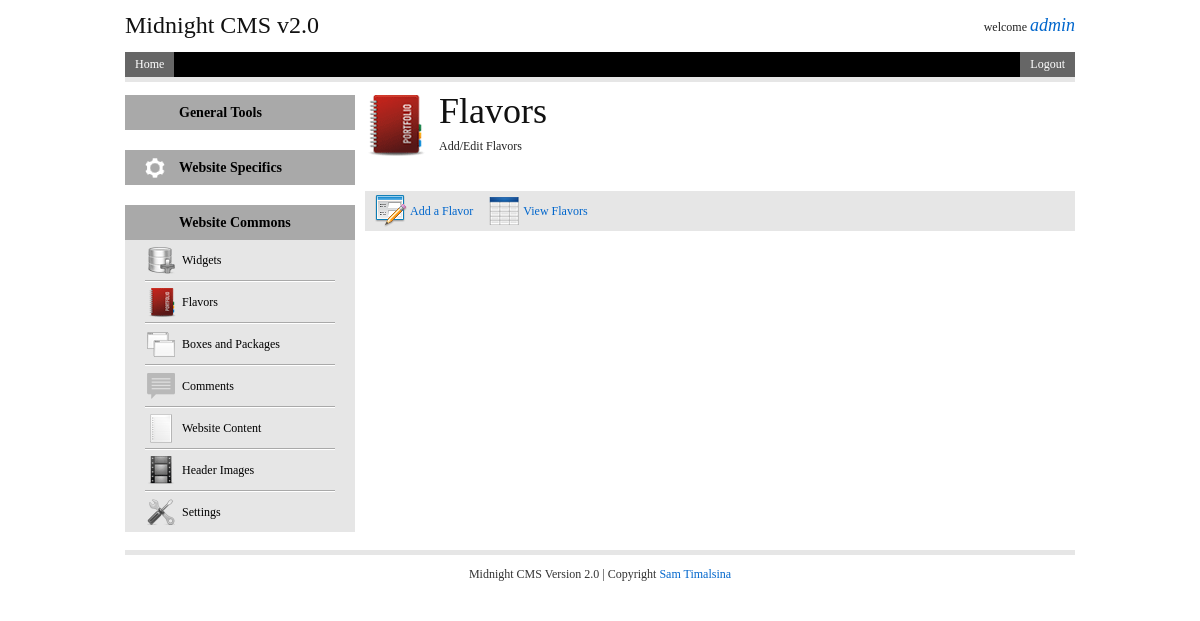
Screenshot of /admin/widget.php?widget=Flavors (signed in) with the database file from the repository.
### tables this page shows
CREATE TABLE IF NOT EXISTS `widgets` (
  `id` int(11) NOT NULL AUTO_INCREMENT,
  `name` varchar(50) NOT NULL,
  `description` varchar(256) NOT NULL,
  `logo` varchar(256) NOT NULL,
  `type` enum('common','specific','tools') NOT NULL,
  `system` enum('default','installed') NOT NULL,
  PRIMARY KEY (`id`)
);

CREATE TABLE IF NOT EXISTS `forms` (
  `id` int(11) NOT NULL AUTO_INCREMENT,
  `widget_id` int(11) NOT NULL,
  `title` varchar(50) NOT NULL,
  `instruction` varchar(256) NOT NULL,
  `form_name` varchar(50) NOT NULL,
  `steps` int(11) NOT NULL,
  `submit_type` enum('add','edit') NOT NULL,
  `submit_value` varchar(50) NOT NULL,
  `success_message` varchar(255) DEFAULT NULL,
  `visible` enum('yes','no') NOT NULL,
  PRIMARY KEY (`id`),
  KEY `widget_id` (`widget_id`)
);

CREATE TABLE IF NOT EXISTS `tables` (
  `id` int(11) NOT NULL AUTO_INCREMENT,
  `widget_id` int(11) NOT NULL,
  `title` varchar(50) NOT NULL,
  `description` varchar(256) NOT NULL,
  `table_name` varchar(50) NOT NULL,
  `delete_yn` enum('yes','no') NOT NULL,
  `edit_yn` enum('yes','no') NOT NULL,
  `edit_function_id` int(11) NOT NULL,
  `visible` enum('yes','no') DEFAULT NULL,
  `need_search` enum('yes','no') DEFAULT 'yes',
  PRIMARY KEY (`id`),
  KEY `widget_id` (`widget_id`)
);

### admin/conf/functions.php (called while the page is built, shortened)
<?php
	function cut($text){
		$ext="-";
		$spc=" ";
		$replace = str_replace($spc, $ext, $text);
		return $replace;
	}
	function space($text){
		$ext="-";
		$spc=" ";
		$replace = str_replace($ext, $spc, $text);
		return $replace;
	}
?>

### admin/includes/left.php (the view, shortened to what this page needs)
<div id="left" class="span-6">
<?php
    $username = $_SESSION['username'];
    if($_SESSION['level'] == "admin"){
?>
    	<div id="statistics" class="boxes span-6 last">
        	<h1 class="box_heading">General Tools</h1>
            </div>
<?php
    }
?>
        <div id="specifics" class="boxes span-6 last">
        	<h1 class="box_heading icon1">Website Specifics</h1>
            </div>
        <div id="commons" class="boxes span-6 last">
        	<h1 class="box_heading">Website Commons</h1>
            <ul class="box_menu">
				<?php
                    $query=mysql_query("SELECT
                                            widgets.`name`,
                                            widgets.id,
                                            widgets.description,
                                            widgets.logo,
                                            widgets.type
                                        FROM
                                            widgets
                                        INNER JOIN adminwidget_tbl ON widgets.`name` = adminwidget_tbl.widgetname
                                        WHERE
                                            adminwidget_tbl.username = '$username' AND
                                            adminwidget_tbl.tools = 'yes' AND widgets.type='common'");
					$num_of_widgets=mysql_num_rows($query);
					$this_widget=1;
                    while($widget=mysql_fetch_array($query)){
                ?>
            	<li <?php if($this_widget==1) echo "class='first'"; else if($this_widget==$num_of_widgets) echo "class='last'";?>>
                	<a href="<?php echo BASE_URL."widgets/".cut($widget['name']);?>"><span style="background:url(<?php echo BASE_URL;?>images/widgets/<?php echo $widget['logo'];?>) <?php if(isset($_GET['widget'])){if (cut($widget['name'])==$_GET['widget']) echo "right"; else echo "left";} else echo "left";?> bottom; height:32px; width:32px; display:block; float:left; margin-top:4px;">&nbsp;</span><?php echo $widget['name'];?></a>
                </li>
                <?php $this_widget++;} ?>
            </ul>
        </div>
    </div>

### admin/widget.php (shortened to what this page needs)
<?php
	include("includes/header.php");
	include("includes/left.php");
?>
    <div id="main" class="span-18 last">
		<?php
            $widget=mysql_fetch_array(mysql_query("SELECT * FROM widgets WHERE name='".space($_GET['widget'])."'"));
            $widget_id=$widget['id'];
            $widget_logo=$widget['logo'];
            $widget_name=$widget['name'];
            $widget_description=$widget['description'];
        ?>
    	<div class="span-18 last prepend-top" id="widget_heading">
        	<span style="background:url(<?php echo BASE_URL;?>images/widgets/<?php echo $widget_logo;?>) top; margin-right:10px;" class="widget_icon big main">&nbsp;</span><h1><?php echo $widget_name;?></h1>
            <p><?php echo $widget_description;?></p>
        <div class="span-18 last prepend-top" id="functions">
        	<p>
				<?php
                $query=mysql_query("SELECT * FROM forms WHERE widget_id=$widget_id AND visible='yes'");
                    while($forms=mysql_fetch_array($query)){
                ?>
                <a href="<?php echo BASE_URL."widgets/".cut($widget_name)."/forms/".cut($forms['title']);?>" class="functions form"><?php echo $forms['title'];?></a>
                <?php }
                    $query=mysql_query("SELECT * FROM tables WHERE widget_id=$widget_id AND visible='yes'");
                    while($tables=mysql_fetch_array($query)){
                ?>
                <a href="<?php echo BASE_URL."widgets/".cut($widget_name)."/views/".cut($tables['title']);?>" class="functions table"><?php echo $tables['title'];?></a>
                <?php }?>
            </p>
        </div>
    </div>
    </div>
<?php
	include("includes/footer.php");
?>

### admin/styles/screen.css (style rules this page uses)
html { margin:0;padding:0;border:0; }
body, div, span, object, iframe, h1, h2, h3, h4, h5, h6, p, blockquote, pre, a, abbr, acronym, address, code, del, dfn, em, img, q, dl, dt, dd, ol, ul, li, fieldset, form, label, legend, table, caption, tbody, tfoot, thead, tr, th, td, article, aside, dialog, figure, footer, header, hgroup, nav, section { margin:0;padding:0;border:0;font-size:100%;font:inherit;vertical-align:baseline; }
body { line-height:1.5;background:white; }
html { font-size:100.01%; }
body { font-size:75%;color:#222;background:#fff;font-family:"Helvetica Neue", Arial, Helvetica, sans-serif; }
h1, h2, h3, h4, h5, h6 { font-weight:normal;color:#111; }
h1 { font-size:3em;line-height:1;margin-bottom:0.5em; }
p { margin:0 0 1.5em; }
a { color:#06c;text-decoration:underline; }
ul, ol { margin:0 1.5em 1.5em 0;padding-left:1.5em; }
ul { list-style-type:disc; }
.first { margin-left:0;padding-left:0; }
.last { margin-right:0;padding-right:0; }
.column, .span-1, .span-2, .span-3, .span-4, .span-5, .span-6, .span-7, .span-8, .span-9, .span-10, .span-11, .span-12, .span-13, .span-14, .span-15, .span-16, .span-17, .span-18, .span-19, .span-20, .span-21, .span-22, .span-23, .span-24 { float:left;margin-right:10px; }
.last { margin-right:0; }
.span-6 { width:230px; }
.span-18 { width:710px; }
div.prepend-top, .prepend-top { margin-top:1.5em; }

### admin/styles/print.css (style rules this page uses)
body { line-height:1.5;font-family:"Helvetica Neue", Arial, Helvetica, sans-serif;color:#000;background:none;font-size:10pt; }
h1, h2, h3, h4, h5, h6 { font-family:"Helvetica Neue", Arial, "Lucida Grande", sans-serif; }
a:link, a:visited { background:transparent;font-weight:700;text-decoration:underline; }
a:link:after, a:visited:after { content:" (" attr(href) ")";font-size:90%; }

### admin/styles/style.css (style rules this page uses)
body { font-family:Georgia, "Times New Roman", Times, serif; }
a { text-decoration:none !important; }
#statistics, #specifics, #commons, #widget_create, #widget_edit { background:#e6e6e6; margin-top:20px; }
h1.box_heading { font-size:14px; font-weight:bold; color:#000; background:#a9a9a9; height:35px; line-height:35px; text-indent:54px; margin-bottom:0; cursor:pointer; }
.icon1 { background:#a9a9a9 url(../images/website_specifics.png) no-repeat 20px center !important; }
ul.box_menu { list-style:none; padding-left:0; margin:0 20px 0 0px; }
ul.box_menu li { height:40px; line-height:40px; border-bottom:1px solid #a9a9a9; border-top:1px solid #fff; margin-left:20px; text-indent:5px; }
ul.box_menu li.first { border-top:none; }
ul.box_menu li.last { border-bottom:none; }
ul.box_menu a { color:#000; font-weight:normal; text-decoration:none; }
.widget_icon { display:block; margin:0 auto; margin-top:10px; }
.widget_icon.main { margin:0; float:left; }
.widget_icon.big { height:64px; width:64px; }
#widget_heading h1 { margin-bottom:8px; }
#functions { background:#e6e6e6; color:#000; }
#functions p { line-height:40px; margin-left:10px; }
.functions { display:block; float:left; text-indent:35px; margin-right:15px; }
.functions.form { background:url(../images/widgets/forms.gif) center left no-repeat; }
.functions.table { background:url(../images/widgets/tables.gif) center left no-repeat; }

### rows the page displays
widgets: logo (picture), name "Widgets"
widgets: logo (picture), name "Flavors", description "Add/Edit Flavors"
widgets: logo (picture), name "Boxes and Packages"
widgets: logo (picture), name "Comments"
widgets: logo (picture), name "Website Content"
widgets: logo (picture), name "Header Images"
widgets: logo (picture), name "Settings"
forms: title "Add a Flavor"
tables: title "View Flavors"

### other values shown
$_SESSION['username'] "admin"
